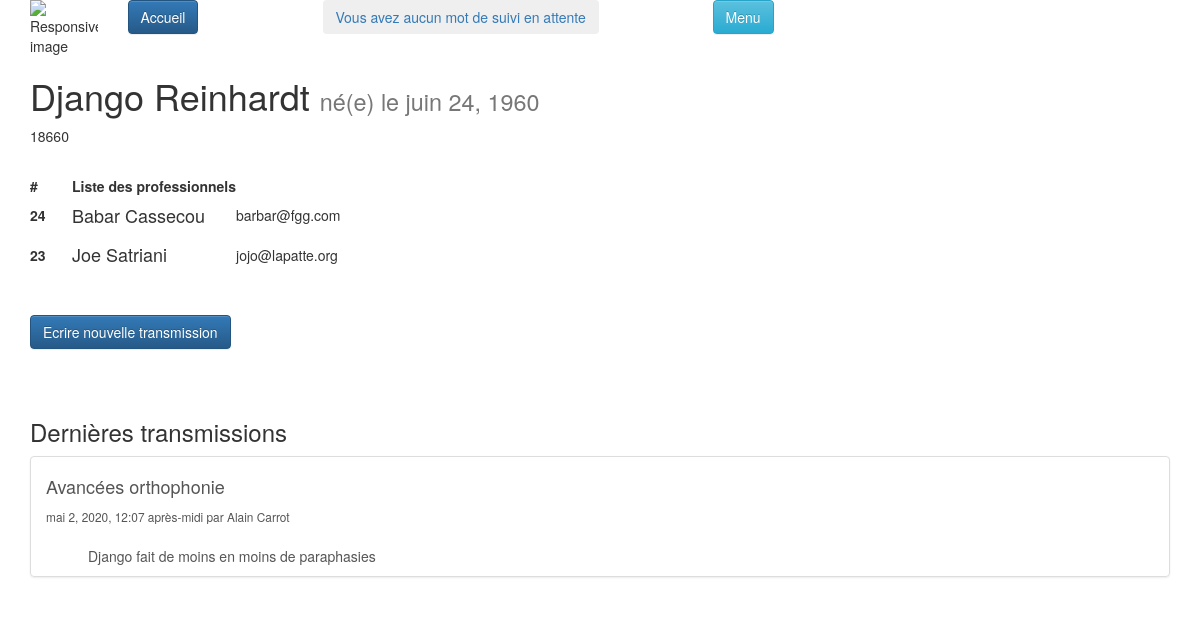
/tablecom/CarnetVisu/1 (signed in), run on an earlier commit of the app's database.
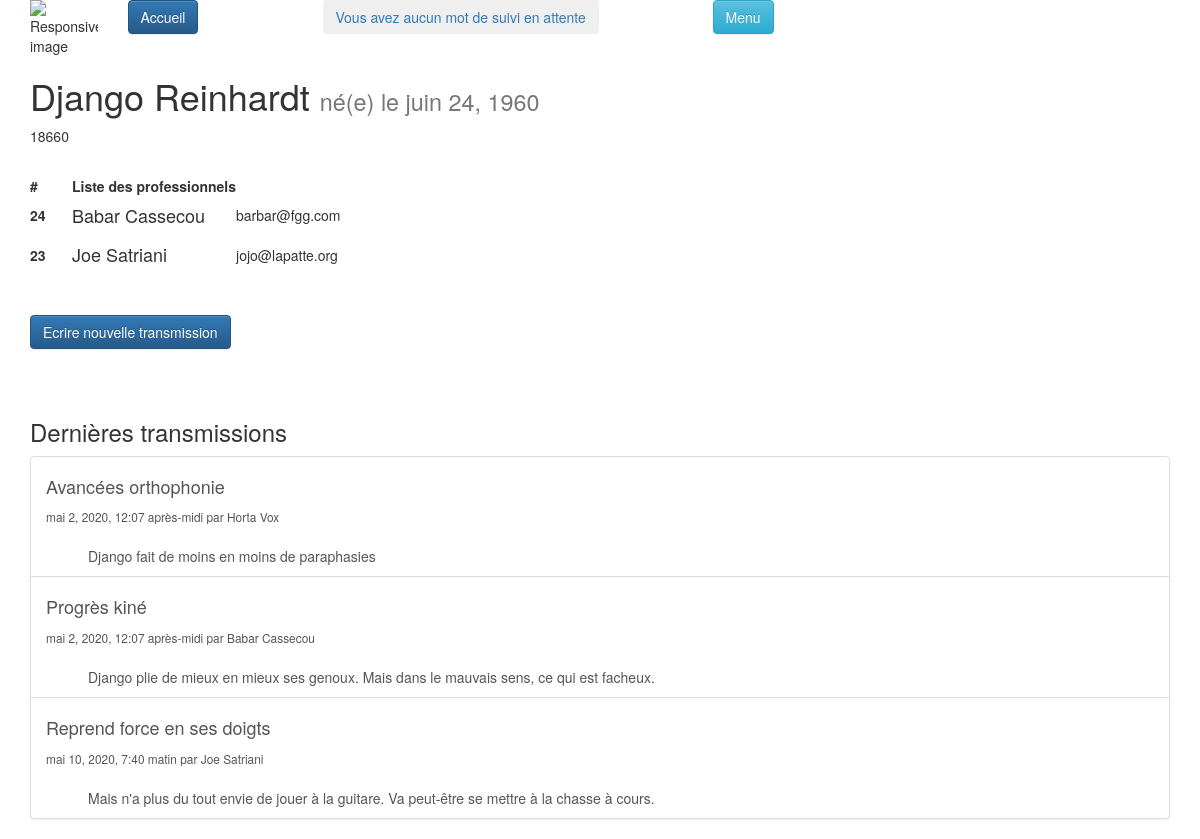
And on a later commit of the database.
### tablecom/models.py (models this page shows, shortened)
class ChildSNotebook(models.Model): #name of table that contain differents "carnets" for each child
    active=models.BooleanField(default=True)
    name = models.CharField(max_length=80, verbose_name="Nom")
    forename = models.CharField(max_length=80, verbose_name="Prénom")
    date_of_birth = models.DateField(verbose_name="Date de naissance")
    id_RespLeg = models.CharField(max_length=20,verbose_name="Id responsables legaux", default="")  # id of childs attached to LR
    num_ident=models.CharField( verbose_name="Identifiant sécurité sociale",max_length=20)
    id_prof_auth=models.TextField(max_length=1200, verbose_name="Id Professionnels Rattachés")
    articles_id=models.TextField(max_length=2500, verbose_name="Id des articles rattachés", default="")
    class Meta:
        verbose_name = "Carnet Enfant"
        ordering = ['date_of_birth']
    def __str__(self):
        return self.name

class Article(models.Model): #table of differents "notes", or "articles" that will be created by Pro or LR
    active = models.BooleanField(default=True)
    id_Professionnal=models.IntegerField(verbose_name='Id Professionnel')
    title = models.CharField(max_length=255, verbose_name="Titre")
    content = models.TextField(null=False, verbose_name="Contenu")
    date = models.DateTimeField(default=timezone.now,
                                verbose_name="Date de parution")
    valid_art=models.BooleanField(default=False) #validation or not of the article by legal Responsible
    list_to_notify = models.TextField(null=True, verbose_name="Id des personnes notifiée") #list of differents "pro"
    class Meta:
        verbose_name = "article"
        ordering = ['date']

### tablecom/views.py (the view)
# urls.py: path('CarnetVisu/<id_carnet>',views.ChildSNotebookVisu, name="ChildSNotebookVisu"),
def ChildSNotebookVisu(request,id_carnet):
    if request.user.has_perm("tablecom.CSNB{0}_access".format(id_carnet)):
        carnet = get_object_or_404(ChildSNotebook, id=id_carnet)
        print("Ouverture d'un carnet",id_carnet, carnet)
        listProfString = carnet.id_prof_auth #catch list of id of profs
        newListOfProf=list_of_prof(listProfString) #call external function that returns list of professionnals
        listArticlesString= carnet.articles_id #catch list of articles ID
        newListOfArticles=list_of_articles(listArticlesString)
        print(newListOfProf)
        return render(request, 'tablecom/ChildSNotebook.html', locals())

### tablecom/modules_complementaires.py (called while the page is built)
def list_of_prof(listStringId):
    print("Liste en string : ",listStringId)
    listIdprofs=listStringId.split(";")
    print (listIdprofs)
    NewListProfs=[]
    for prof in listIdprofs:
        try:
            ProfSel=User.objects.get(id=prof)
            print(type(ProfSel))
            print(ProfSel.first_name,' ', ProfSel.last_name, ' ',ProfSel.email)
            NewListProfs.append(ProfSel)
        except:
            print("Impossible de récupérer certains professionnels: Vérifier que chaque ID existe")
    return NewListProfs

def list_of_articles(string_of_articles):
    listIDarticles=string_of_articles.split(";")
    NewListArticles=[]
    for article in listIDarticles:
        try :
            articleSel=Article.objects.get(id=article)
            print(articleSel.title)
            articleSel.auteur_first_name=User.objects.get(pk=articleSel.id_Professionnal).first_name
            articleSel.auteur_last_name=User.objects.get(pk=articleSel.id_Professionnal).last_name
            NewListArticles.append(articleSel)
        except:
            print("Impossible de récupérer l'item {0} : Vérifier que chaque ID existe".format(article))
    return NewListArticles

### tablecom/templates/tablecom/ChildSNotebook.html (shortened to what this page needs)
<!DOCTYPE html>
{% extends "tablecom/base.html" %}
{% block content %}
<div class="container">
<h1>{{ carnet.name }} {{ carnet.forename }} <span class="small"> né(e) le {{carnet.date_of_birth}}</span></h1>
<p class="infos">{{carnet.num_ident}}</p>
<br>
    <table class="table-sm">
      <thead>
        <tr>
          <th scope="col">#</th>
          <th scope="col">Liste des professionnels</th>
          <th scope="col"></th>
        </tr>
      </thead>
      <tbody>
        {% for prof in newListOfProf %}
        <tr>
            <th scope="row">{{prof.id}} <div class="marge3"></div> </th>
          <td><h4> {{prof.first_name}} {{prof.last_name}}</h4></td>
          <td>{{prof.email}}</td>
                {% empty %}
            <p>Aucun professionnel trouvé.</p>
            {% endfor %}
        </tr>
      </tbody>
    </table>
<br><br>
<p><a href="{% url 'NewArticle' carnet.id %}"><button type="button" class="btn btn-primary">Ecrire nouvelle transmission
</button></a></p>
<br><br>
    <h3>Dernières transmissions </h3>
<div class="list-group">
    {% for article in newListOfArticles %}
    <a href="" class="list-group-item list-group-item-action">    <h4> {{article.title}} </h4> <small>
        {{article.date}} par {{ article.auteur_first_name}} {{ article.auteur_last_name}}</small>
        <div class="marge3"> <br>{{article.content}}</div> </a>
    {% empty %}
        <p>Aucun article trouvé.</p>
{% endfor %}
</div></div>
{% endblock %}

### tablecom/templates/tablecom/base.html (shortened to what this page needs)
<!DOCTYPE html>
    {% block head %}
<html lang="fr">
<head>
  <link rel="stylesheet" href="https://maxcdn.bootstrapcdn.com/bootstrap/3.4.1/css/bootstrap.min.css">
  <script src="https://maxcdn.bootstrapcdn.com/bootstrap/3.4.1/js/bootstrap.min.js"></script>    <link rel="stylesheet" href="//maxcdn.bootstrapcdn.com/bootstrap/3.4.0/css/bootstrap-theme.min.css">
</head>
    {% endblock %}
<body>
    <nav>
       {% block nav %}
            {% if user.is_authenticated %}
<div class="container">
  <div class="row">
    <div class="col-sm-1" style="background-color:white;"><img src="https://encrypted-tbn0.gstatic.com/images?q=tbn%3AANd9GcSJubvac5LtNOwJtYNtNx6m67AKuexoQ3KxfZJxjtdkVQPaaN0c&usqp=CAU" class="img-responsive"  alt="Responsive image"></div>
    <div class="col-sm-2" style="background-color:white;"><a href="{% url 'accueil' %}"><button type="button" class="btn btn-primary">Accueil</button></a></div>
    <div class="col-sm-4" style="background-color:white;"><a href="{% url 'accueil' %}"><button type="button" class="btn btn-secondary">Vous avez aucun mot de suivi en attente</button></a></div>
    <div class="col-sm-4" style="background-color:white;">
        <div class="btn-group">
          <button type="button" class="btn btn btn-info dropdown-toggle" data-toggle="dropdown" aria-haspopup="true" aria-expanded="false">
            Menu
          </button>
        </div>
    </div>
  </div>
</div>
            {% else %}
        <div class="container">
        </div>
            {% endif %}
       {% endblock %}
   </nav>
    {% block content %}Contenu à introduire{% endblock %}
</body>
</html>

### tablecom/templates/tablecom/base.html (style rules this page uses)
[class*="marge3"] { margin-left: 3em; }

What changed in the data, as far as the page shows it:
changed Article "Avancées orthophonie": auteur_first_name "Alain" → "Horta"; auteur_last_name "Carrot" → "Vox"
now on this page (row edited): Article: title "Progrès kiné", date "mai 2, 2020, 12:07 après-midi", auteur_first_name "Babar", auteur_last_name "Cassecou", content "Django plie de mieux en mieux ses genoux. Mais dans le mauvais sens, ce qui est facheux."
added Article: title "Reprend force en ses doigts", date "mai 10, 2020, 7:40 matin", auteur_first_name "Joe", auteur_last_name "Satriani", content "Mais n'a plus du tout envie de jouer à la guitare. Va peut-être se mettre à la chasse à cours."
